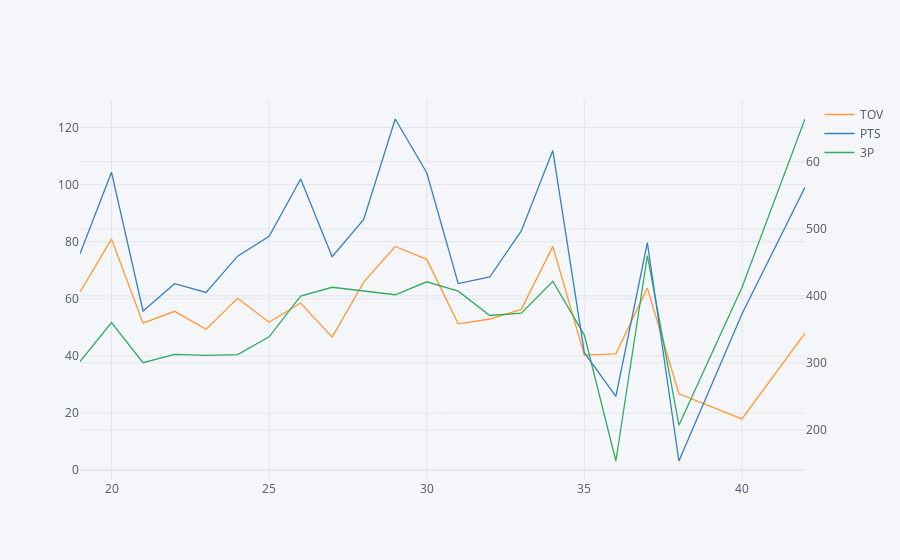

The notebook cell saved with this chart:
### Markdown cell above
## Analyzing the Performance with Age using Certain Stats

### Code cell
df_avg_age=df.groupby(by='Age')[['TOV','PTS','3P']].mean()
df_avg_age.iplot(kind='line',secondary_y='PTS')
# fig = px.scatter(x=df.Age, y=df.TOV)
# fig.show()

### Figure 1 — Plotly figure (JSON) as saved in the notebook; plotly's stock layout.template omitted (floating-point values rounded to 4 significant figures)
{"data": [{"line": {"color": "rgba(255, 153, 51, 1.0)", "dash": "solid", "shape": "linear", "width": 1.3}, "mode": "lines", "name": "TOV", "text": "", "type": "scatter", "x": [19, 20, 21, 22, 23, 24, 25, 26, 27, 28, 29, 30, 31, 32, 33, 34, 35, 36, 37, 38, 40, 42], "y": [62.45, 80.95, 51.52, 55.66, 49.4, 60.23, 51.8, 58.56, 46.62, 65.88, 78.37, 73.86, 51.28, 52.97, 56.33, 78.4, 40.33, 40.75, 63.8, 26.8, 18, 48]}, {"line": {"color": "rgba(55, 128, 191, 1.0)", "dash": "solid", "shape": "linear", "width": 1.3}, "mode": "lines", "name": "PTS", "text": "", "type": "scatter", "x": [19, 20, 21, 22, 23, 24, 25, 26, 27, 28, 29, 30, 31, 32, 33, 34, 35, 36, 37, 38, 40, 42], "xaxis": "x", "y": [462.7, 584.2, 377.5, 418.1, 405.2, 459.2, 488.8, 574.3, 458.4, 514, 663.7, 583.6, 418.4, 428.1, 496.8, 616.7, 315.3, 250.2, 479.2, 153.8, 373, 562], "yaxis": "y2"}, {"line": {"color": "rgba(50, 171, 96, 1.0)", "dash": "solid", "shape": "linear", "width": 1.3}, "mode": "lines", "name": "3P", "text": "", "type": "scatter", "x": [19, 20, 21, 22, 23, 24, 25, 26, 27, 28, 29, 30, 31, 32, 33, 34, 35, 36, 37, 38, 40, 42], "y": [38.09, 51.73, 37.65, 40.57, 40.22, 40.53, 46.73, 60.98, 64.09, 62.88, 61.46, 66, 62.72, 54.19, 55, 66.2, 47.33, 3.25, 75.2, 15.8, 64, 123]}], "layout": {"legend": {"bgcolor": "#F5F6F9", "font": {"color": "#4D5663"}}, "paper_bgcolor": "#F5F6F9", "plot_bgcolor": "#F5F6F9", "title": {"font": {"color": "#4D5663"}}, "xaxis": {"gridcolor": "#E1E5ED", "showgrid": true, "tickfont": {"color": "#4D5663"}, "title": {"font": {"color": "#4D5663"}, "text": ""}, "zerolinecolor": "#E1E5ED"}, "yaxis": {"gridcolor": "#E1E5ED", "showgrid": true, "tickfont": {"color": "#4D5663"}, "title": {"font": {"color": "#4D5663"}, "text": ""}, "zerolinecolor": "#E1E5ED"}, "yaxis2": {"anchor": "x", "gridcolor": "#E1E5ED", "overlaying": "y", "showgrid": true, "side": "right", "tickfont": {"color": "#4D5663"}, "title": {"text": ""}, "zerolinecolor": "#E1E5ED"}}}
